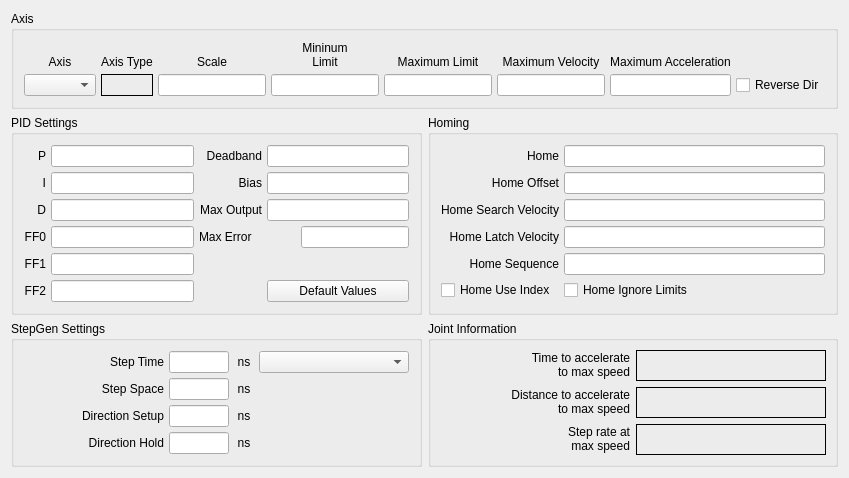
          <widget class="QWidget" name="joint1tab">
           <attribute name="title">
            <string>Joint 1</string>
           </attribute>
           <layout class="QGridLayout" name="gridLayout_10">
            <item row="0" column="0" colspan="2">
             <widget class="QGroupBox" name="jointAxisGroup_1">
              <property name="title">
               <string>Axis</string>
              </property>
              <layout class="QGridLayout" name="gridLayout_7">
               <property name="leftMargin">
                <number>10</number>
               </property>
               <property name="topMargin">
                <number>10</number>
               </property>
               <property name="rightMargin">
                <number>10</number>
               </property>
               <property name="bottomMargin">
                <number>10</number>
               </property>
               <property name="spacing">
                <number>5</number>
               </property>
               <item row="1" column="0">
                <widget class="QComboBox" name="axisCB_1"/>
               </item>
               <item row="0" column="6">
                <widget class="QLabel" name="label_75">
                 <property name="text">
                  <string>Maximum Acceleration</string>
                 </property>
                 <property name="alignment">
                  <set>Qt::AlignBottom|Qt::AlignHCenter</set>
                 </property>
                 <property name="wordWrap">
                  <bool>true</bool>
                 </property>
                </widget>
               </item>
               <item row="0" column="3">
                <widget class="QLabel" name="label_63">
                 <property name="text">
                  <string>&lt;html&gt;&lt;head/&gt;&lt;body&gt;&lt;p&gt;Mininum&lt;br/&gt;Limit&lt;/p&gt;&lt;/body&gt;&lt;/html&gt;</string>
                 </property>
                 <property name="alignment">
                  <set>Qt::AlignBottom|Qt::AlignHCenter</set>
                 </property>
                 <property name="wordWrap">
                  <bool>true</bool>
                 </property>
                </widget>
               </item>
               <item row="0" column="0">
                <widget class="QLabel" name="label_50">
                 <property name="text">
                  <string>Axis</string>
                 </property>
                 <property name="alignment">
                  <set>Qt::AlignBottom|Qt::AlignHCenter</set>
                 </property>
                </widget>
               </item>
               <item row="1" column="3">
                <widget class="QLineEdit" name="minLimit_1">
                 <property name="alignment">
                  <set>Qt::AlignRight|Qt::AlignTrailing|Qt::AlignVCenter</set>
                 </property>
                </widget>
               </item>
               <item row="1" column="4">
                <widget class="QLineEdit" name="maxLimit_1">
                 <property name="alignment">
                  <set>Qt::AlignRight|Qt::AlignTrailing|Qt::AlignVCenter</set>
                 </property>
                </widget>
               </item>
               <item row="0" column="4">
                <widget class="QLabel" name="label_68">
                 <property name="text">
                  <string>Maximum Limit</string>
                 </property>
                 <property name="textFormat">
                  <enum>Qt::AutoText</enum>
                 </property>
                 <property name="alignment">
                  <set>Qt::AlignBottom|Qt::AlignHCenter</set>
                 </property>
                 <property name="wordWrap">
                  <bool>true</bool>
                 </property>
                </widget>
               </item>
               <item row="0" column="5">
                <widget class="QLabel" name="label_74">
                 <property name="text">
                  <string>Maximum Velocity</string>
                 </property>
                 <property name="alignment">
                  <set>Qt::AlignBottom|Qt::AlignHCenter</set>
                 </property>
                 <property name="wordWrap">
                  <bool>true</bool>
                 </property>
                </widget>
               </item>
               <item row="1" column="5">
                <widget class="QLineEdit" name="maxVelocity_1">
                 <property name="alignment">
                  <set>Qt::AlignRight|Qt::AlignTrailing|Qt::AlignVCenter</set>
                 </property>
                </widget>
               </item>
               <item row="0" column="2">
                <widget class="QLabel" name="label_52">
                 <property name="text">
                  <string>Scale</string>
                 </property>
                 <property name="alignment">
                  <set>Qt::AlignBottom|Qt::AlignHCenter</set>
                 </property>
                </widget>
               </item>
               <item row="1" column="6">
                <widget class="QLineEdit" name="maxAccel_1">
                 <property name="alignment">
                  <set>Qt::AlignRight|Qt::AlignTrailing|Qt::AlignVCenter</set>
                 </property>
                </widget>
               </item>
               <item row="0" column="1">
                <widget class="QLabel" name="label_5">
                 <property name="text">
                  <string>Axis Type</string>
                 </property>
                 <property name="alignment">
                  <set>Qt::AlignBottom|Qt::AlignLeading|Qt::AlignLeft</set>
                 </property>
                </widget>
               </item>
               <item row="1" column="1">
                <widget class="QLabel" name="axisType_1">
                 <property name="frameShape">
                  <enum>QFrame::Box</enum>
                 </property>
                 <property name="text">
                  <string/>
                 </property>
                </widget>
               </item>
               <item row="1" column="2">
                <widget class="QLineEdit" name="scale_1"/>
               </item>
               <item row="1" column="7">
                <widget class="QCheckBox" name="reverse_1">
                 <property name="text">
                  <string>Reverse Dir</string>
                 </property>
                </widget>
               </item>
              </layout>
             </widget>
            </item>
            <item row="1" column="0">
             <widget class="QGroupBox" name="groupBox_7">
              <property name="title">
               <string>PID Settings</string>
              </property>
              <layout class="QGridLayout" name="gridLayout_8">
               <property name="leftMargin">
                <number>10</number>
               </property>
               <property name="topMargin">
                <number>10</number>
               </property>
               <property name="rightMargin">
                <number>10</number>
               </property>
               <property name="bottomMargin">
                <number>10</number>
               </property>
               <property name="spacing">
                <number>5</number>
               </property>
               <item row="0" column="0">
                <widget class="QLabel" name="label_224">
                 <property name="text">
                  <string>P</string>
                 </property>
                 <property name="alignment">
                  <set>Qt::AlignRight|Qt::AlignTrailing|Qt::AlignVCenter</set>
                 </property>
                </widget>
               </item>
               <item row="0" column="1">
                <widget class="QLineEdit" name="p_1">
                 <property name="text">
                  <string/>
                 </property>
                 <property name="alignment">
                  <set>Qt::AlignRight|Qt::AlignTrailing|Qt::AlignVCenter</set>
                 </property>
                </widget>
               </item>
               <item row="0" column="2">
                <widget class="QLabel" name="label_225">
                 <property name="text">
                  <string>Deadband</string>
                 </property>
                 <property name="alignment">
                  <set>Qt::AlignRight|Qt::AlignTrailing|Qt::AlignVCenter</set>
                 </property>
                </widget>
               </item>
               <item row="0" column="3">
                <widget class="QLineEdit" name="deadband_1">
                 <property name="text">
                  <string/>
                 </property>
                 <property name="alignment">
                  <set>Qt::AlignRight|Qt::AlignTrailing|Qt::AlignVCenter</set>
                 </property>
                </widget>
               </item>
               <item row="1" column="0">
                <widget class="QLabel" name="label_226">
                 <property name="text">
                  <string>I</string>
                 </property>
                 <property name="alignment">
                  <set>Qt::AlignRight|Qt::AlignTrailing|Qt::AlignVCenter</set>
                 </property>
                </widget>
               </item>
               <item row="1" column="1">
                <widget class="QLineEdit" name="i_1">
                 <property name="text">
                  <string/>
                 </property>
                 <property name="alignment">
                  <set>Qt::AlignRight|Qt::AlignTrailing|Qt::AlignVCenter</set>
                 </property>
                </widget>
               </item>
               <item row="1" column="2">
                <widget class="QLabel" name="label_227">
                 <property name="text">
                  <string>Bias</string>
                 </property>
                 <property name="alignment">
                  <set>Qt::AlignRight|Qt::AlignTrailing|Qt::AlignVCenter</set>
                 </property>
                </widget>
               </item>
               <item row="1" column="3">
                <widget class="QLineEdit" name="bias_1">
                 <property name="text">
                  <string/>
                 </property>
                 <property name="alignment">
                  <set>Qt::AlignRight|Qt::AlignTrailing|Qt::AlignVCenter</set>
                 </property>
                </widget>
               </item>
               <item row="2" column="0">
                <widget class="QLabel" name="label_228">
                 <property name="text">
                  <string>D</string>
                 </property>
                 <property name="alignment">
                  <set>Qt::AlignRight|Qt::AlignTrailing|Qt::AlignVCenter</set>
                 </property>
                </widget>
               </item>
               <item row="2" column="1">
                <widget class="QLineEdit" name="d_1">
                 <property name="text">
                  <string/>
                 </property>
                 <property name="alignment">
                  <set>Qt::AlignRight|Qt::AlignTrailing|Qt::AlignVCenter</set>
                 </property>
                </widget>
               </item>
               <item row="2" column="2">
                <widget class="QLabel" name="label_229">
                 <property name="text">
                  <string>Max Output</string>
                 </property>
                 <property name="alignment">
                  <set>Qt::AlignRight|Qt::AlignTrailing|Qt::AlignVCenter</set>
                 </property>
                </widget>
               </item>
               <item row="2" column="3">
                <widget class="QLineEdit" name="maxOutput_1">
                 <property name="text">
                  <string/>
                 </property>
                 <property name="alignment">
                  <set>Qt::AlignRight|Qt::AlignTrailing|Qt::AlignVCenter</set>
                 </property>
                </widget>
               </item>
               <item row="3" column="0">
                <widget class="QLabel" name="label_230">
                 <property name="text">
                  <string>FF0</string>
                 </property>
                 <property name="alignment">
                  <set>Qt::AlignRight|Qt::AlignTrailing|Qt::AlignVCenter</set>
                 </property>
                </widget>
               </item>
               <item row="3" column="1">
                <widget class="QLineEdit" name="ff0_1">
                 <property name="text">
                  <string/>
                 </property>
                 <property name="alignment">
                  <set>Qt::AlignRight|Qt::AlignTrailing|Qt::AlignVCenter</set>
                 </property>
                </widget>
               </item>
               <item row="4" column="0">
                <widget class="QLabel" name="label_232">
                 <property name="text">
                  <string>FF1</string>
                 </property>
                 <property name="alignment">
                  <set>Qt::AlignRight|Qt::AlignTrailing|Qt::AlignVCenter</set>
                 </property>
                </widget>
               </item>
               <item row="4" column="1">
                <widget class="QLineEdit" name="ff1_1">
                 <property name="text">
                  <string/>
                 </property>
                 <property name="alignment">
                  <set>Qt::AlignRight|Qt::AlignTrailing|Qt::AlignVCenter</set>
                 </property>
                </widget>
               </item>
               <item row="5" column="0">
                <widget class="QLabel" name="label_233">
                 <property name="text">
                  <string>FF2</string>
                 </property>
                 <property name="alignment">
                  <set>Qt::AlignRight|Qt::AlignTrailing|Qt::AlignVCenter</set>
                 </property>
                </widget>
               </item>
               <item row="5" column="1">
                <widget class="QLineEdit" name="ff2_1">
                 <property name="text">
                  <string/>
                 </property>
                 <property name="alignment">
                  <set>Qt::AlignRight|Qt::AlignTrailing|Qt::AlignVCenter</set>
                 </property>
                </widget>
               </item>
               <item row="5" column="3">
                <widget class="QPushButton" name="pidDefault_1">
                 <property name="text">
                  <string>Default Values</string>
                 </property>
                </widget>
               </item>
               <item row="3" column="2">
                <widget class="QLabel" name="label_184">
                 <property name="text">
                  <string>Max Error</string>
                 </property>
                </widget>
               </item>
               <item row="3" column="3" alignment="Qt::AlignRight">
                <widget class="QLineEdit" name="maxError_1"/>
               </item>
              </layout>
             </widget>
            </item>
            <item row="1" column="1">
             <widget class="QGroupBox" name="groupBox_5">
              <property name="title">
               <string>Homing</string>
              </property>
              <layout class="QGridLayout" name="gridLayout_6">
               <property name="leftMargin">
                <number>10</number>
               </property>
               <property name="topMargin">
                <number>10</number>
               </property>
               <property name="rightMargin">
                <number>10</number>
               </property>
               <property name="bottomMargin">
                <number>10</number>
               </property>
               <property name="spacing">
                <number>5</number>
               </property>
               <item row="0" column="1">
                <widget class="QLineEdit" name="home_1">
                 <property name="toolTip">
                  <string>&lt;html&gt;&lt;head/&gt;&lt;body&gt;&lt;p&gt;Home is usually set to 0&lt;/p&gt;&lt;/body&gt;&lt;/html&gt;</string>
                 </property>
                 <property name="alignment">
                  <set>Qt::AlignRight|Qt::AlignTrailing|Qt::AlignVCenter</set>
                 </property>
                </widget>
               </item>
               <item row="0" column="0">
                <widget class="QLabel" name="label_86">
                 <property name="text">
                  <string>Home</string>
                 </property>
                 <property name="alignment">
                  <set>Qt::AlignRight|Qt::AlignTrailing|Qt::AlignVCenter</set>
                 </property>
                </widget>
               </item>
               <item row="1" column="0">
                <widget class="QLabel" name="label_87">
                 <property name="text">
                  <string>Home Offset</string>
                 </property>
                 <property name="alignment">
                  <set>Qt::AlignRight|Qt::AlignTrailing|Qt::AlignVCenter</set>
                 </property>
                </widget>
               </item>
               <item row="1" column="1">
                <widget class="QLineEdit" name="homeOffset_1">
                 <property name="toolTip">
                  <string>&lt;html&gt;&lt;head/&gt;&lt;body&gt;&lt;p&gt;Home Offset can be used to back off of the home switch&lt;/p&gt;&lt;/body&gt;&lt;/html&gt;</string>
                 </property>
                 <property name="alignment">
                  <set>Qt::AlignRight|Qt::AlignTrailing|Qt::AlignVCenter</set>
                 </property>
                </widget>
               </item>
               <item row="2" column="1">
                <widget class="QLineEdit" name="homeSearchVel_1">
                 <property name="toolTip">
                  <string>&lt;html&gt;&lt;head/&gt;&lt;body&gt;&lt;p&gt;Search Velocity is in units per second&lt;/p&gt;&lt;/body&gt;&lt;/html&gt;</string>
                 </property>
                 <property name="alignment">
                  <set>Qt::AlignRight|Qt::AlignTrailing|Qt::AlignVCenter</set>
                 </property>
                </widget>
               </item>
               <item row="2" column="0">
                <widget class="QLabel" name="label_88">
                 <property name="text">
                  <string>Home Search Velocity</string>
                 </property>
                 <property name="alignment">
                  <set>Qt::AlignRight|Qt::AlignTrailing|Qt::AlignVCenter</set>
                 </property>
                </widget>
               </item>
               <item row="3" column="0">
                <widget class="QLabel" name="label_89">
                 <property name="text">
                  <string>Home Latch Velocity</string>
                 </property>
                 <property name="alignment">
                  <set>Qt::AlignRight|Qt::AlignTrailing|Qt::AlignVCenter</set>
                 </property>
                </widget>
               </item>
               <item row="3" column="1">
                <widget class="QLineEdit" name="homeLatchVel_1">
                 <property name="toolTip">
                  <string>&lt;html&gt;&lt;head/&gt;&lt;body&gt;&lt;p&gt;Latch Velocity is in user units per second&lt;br/&gt;usually set slower than Search Velocity&lt;/p&gt;&lt;/body&gt;&lt;/html&gt;</string>
                 </property>
                 <property name="alignment">
                  <set>Qt::AlignRight|Qt::AlignTrailing|Qt::AlignVCenter</set>
                 </property>
                </widget>
               </item>
               <item row="5" column="0">
                <widget class="QCheckBox" name="homeUseIndex_1">
                 <property name="text">
                  <string>Home Use Index</string>
                 </property>
                </widget>
               </item>
               <item row="5" column="1">
                <widget class="QCheckBox" name="homeIgnoreLimits_1">
                 <property name="text">
                  <string>Home Ignore Limits</string>
                 </property>
                </widget>
               </item>
               <item row="4" column="1">
                <widget class="QLineEdit" name="homeSequence_1">
                 <property name="toolTip">
                  <string>&lt;html&gt;&lt;head/&gt;&lt;body&gt;&lt;p&gt;Home sequences start at 0 and do not skip a number.&lt;/p&gt;&lt;p&gt;Multiple joint axis use a negative number.&lt;/p&gt;&lt;p&gt;Leave blank to home the joint manually.&lt;/p&gt;&lt;/body&gt;&lt;/html&gt;</string>
                 </property>
                </widget>
               </item>
               <item row="4" column="0">
                <widget class="QLabel" name="label_39">
                 <property name="text">
                  <string>Home Sequence</string>
                 </property>
                 <property name="alignment">
                  <set>Qt::AlignRight|Qt::AlignTrailing|Qt::AlignVCenter</set>
                 </property>
                </widget>
               </item>
              </layout>
             </widget>
            </item>
            <item row="2" column="0">
             <widget class="QGroupBox" name="groupBox_8">
              <property name="title">
               <string>StepGen Settings</string>
              </property>
              <layout class="QGridLayout" name="gridLayout_9">
               <property name="leftMargin">
                <number>10</number>
               </property>
               <property name="topMargin">
                <number>10</number>
               </property>
               <property name="rightMargin">
                <number>10</number>
               </property>
               <property name="bottomMargin">
                <number>10</number>
               </property>
               <property name="spacing">
                <number>5</number>
               </property>
               <item row="0" column="1">
                <widget class="QLineEdit" name="stepTime_1">
                 <property name="maximumSize">
                  <size>
                   <width>60</width>
                   <height>16777215</height>
                  </size>
                 </property>
                 <property name="inputMask">
                  <string/>
                 </property>
                 <property name="text">
                  <string/>
                 </property>
                 <property name="alignment">
                  <set>Qt::AlignRight|Qt::AlignTrailing|Qt::AlignVCenter</set>
                 </property>
                </widget>
               </item>
               <item row="0" column="0">
                <widget class="QLabel" name="label_103">
                 <property name="text">
                  <string>Step Time</string>
                 </property>
                 <property name="alignment">
                  <set>Qt::AlignRight|Qt::AlignTrailing|Qt::AlignVCenter</set>
                 </property>
                </widget>
               </item>
               <item row="0" column="2">
                <widget class="QLabel" name="label_111">
                 <property name="minimumSize">
                  <size>
                   <width>20</width>
                   <height>0</height>
                  </size>
                 </property>
                 <property name="maximumSize">
                  <size>
                   <width>20</width>
                   <height>16777215</height>
                  </size>
                 </property>
                 <property name="text">
                  <string>ns</string>
                 </property>
                 <property name="alignment">
                  <set>Qt::AlignCenter</set>
                 </property>
                </widget>
               </item>
               <item row="1" column="0">
                <widget class="QLabel" name="label_112">
                 <property name="text">
                  <string>Step Space</string>
                 </property>
                 <property name="alignment">
                  <set>Qt::AlignRight|Qt::AlignTrailing|Qt::AlignVCenter</set>
                 </property>
                </widget>
               </item>
               <item row="1" column="1">
                <widget class="QLineEdit" name="stepSpace_1">
                 <property name="maximumSize">
                  <size>
                   <width>60</width>
                   <height>16777215</height>
                  </size>
                 </property>
                 <property name="text">
                  <string/>
                 </property>
                 <property name="alignment">
                  <set>Qt::AlignRight|Qt::AlignTrailing|Qt::AlignVCenter</set>
                 </property>
                </widget>
               </item>
               <item row="1" column="2">
                <widget class="QLabel" name="label_113">
                 <property name="minimumSize">
                  <size>
                   <width>20</width>
                   <height>0</height>
                  </size>
                 </property>
                 <property name="maximumSize">
                  <size>
                   <width>20</width>
                   <height>16777215</height>
                  </size>
                 </property>
                 <property name="text">
                  <string>ns</string>
                 </property>
                 <property name="alignment">
                  <set>Qt::AlignCenter</set>
                 </property>
                </widget>
               </item>
               <item row="2" column="0">
                <widget class="QLabel" name="label_114">
                 <property name="text">
                  <string>Direction Setup</string>
                 </property>
                 <property name="alignment">
                  <set>Qt::AlignRight|Qt::AlignTrailing|Qt::AlignVCenter</set>
                 </property>
                </widget>
               </item>
               <item row="2" column="1">
                <widget class="QLineEdit" name="dirSetup_1">
                 <property name="maximumSize">
                  <size>
                   <width>60</width>
                   <height>16777215</height>
                  </size>
                 </property>
                 <property name="text">
                  <string/>
                 </property>
                 <property name="alignment">
                  <set>Qt::AlignRight|Qt::AlignTrailing|Qt::AlignVCenter</set>
                 </property>
                </widget>
               </item>
               <item row="2" column="2">
                <widget class="QLabel" name="label_115">
                 <property name="minimumSize">
                  <size>
                   <width>20</width>
                   <height>0</height>
                  </size>
                 </property>
                 <property name="maximumSize">
                  <size>
                   <width>20</width>
                   <height>16777215</height>
                  </size>
                 </property>
                 <property name="text">
                  <string>ns</string>
                 </property>
                 <property name="alignment">
                  <set>Qt::AlignCenter</set>
                 </property>
                </widget>
               </item>
               <item row="3" column="0">
                <widget class="QLabel" name="label_116">
                 <property name="text">
                  <string>Direction Hold</string>
                 </property>
                 <property name="alignment">
                  <set>Qt::AlignRight|Qt::AlignTrailing|Qt::AlignVCenter</set>
                 </property>
                </widget>
               </item>
               <item row="3" column="1">
                <widget class="QLineEdit" name="dirHold_1">
                 <property name="maximumSize">
                  <size>
                   <width>60</width>
                   <height>16777215</height>
                  </size>
                 </property>
                 <property name="text">
                  <string/>
                 </property>
                 <property name="alignment">
                  <set>Qt::AlignRight|Qt::AlignTrailing|Qt::AlignVCenter</set>
                 </property>
                </widget>
               </item>
               <item row="3" column="2">
                <widget class="QLabel" name="label_117">
                 <property name="minimumSize">
                  <size>
                   <width>20</width>
                   <height>0</height>
                  </size>
                 </property>
                 <property name="maximumSize">
                  <size>
                   <width>20</width>
                   <height>16777215</height>
                  </size>
                 </property>
                 <property name="text">
                  <string>ns</string>
                 </property>
                 <property name="alignment">
                  <set>Qt::AlignCenter</set>
                 </property>
                </widget>
               </item>
               <item row="0" column="3">
                <widget class="QComboBox" name="driveCB_1">
                 <property name="minimumSize">
                  <size>
                   <width>150</width>
                   <height>0</height>
                  </size>
                 </property>
                </widget>
               </item>
              </layout>
             </widget>
            </item>
            <item row="2" column="1">
             <widget class="QGroupBox" name="gridGroupBox">
              <property name="title">
               <string>Joint Information</string>
              </property>
              <layout class="QGridLayout" name="gridLayout_33">
               <item row="0" column="0" alignment="Qt::AlignRight">
                <widget class="QLabel" name="label_189">
                 <property name="text">
                  <string>&lt;html&gt;&lt;head/&gt;&lt;body&gt;&lt;p align=&quot;right&quot;&gt;Time to accelerate&lt;br/&gt;to max speed&lt;/p&gt;&lt;/body&gt;&lt;/html&gt;</string>
                 </property>
                </widget>
               </item>
               <item row="2" column="0" alignment="Qt::AlignRight">
                <widget class="QLabel" name="label_191">
                 <property name="text">
                  <string>&lt;html&gt;&lt;head/&gt;&lt;body&gt;&lt;p align=&quot;right&quot;&gt;Step rate at&lt;br/&gt;max speed&lt;/p&gt;&lt;/body&gt;&lt;/html&gt;</string>
                 </property>
                </widget>
               </item>
               <item row="1" column="0" alignment="Qt::AlignRight">
                <widget class="QLabel" name="label_190">
                 <property name="text">
                  <string>&lt;html&gt;&lt;head/&gt;&lt;body&gt;&lt;p align=&quot;right&quot;&gt;Distance to accelerate&lt;br/&gt;to max speed&lt;/p&gt;&lt;/body&gt;&lt;/html&gt;</string>
                 </property>
                </widget>
               </item>
               <item row="0" column="1">
                <widget class="QLabel" name="timeJoint_1">
                 <property name="frameShape">
                  <enum>QFrame::Box</enum>
                 </property>
                 <property name="text">
                  <string/>
                 </property>
                </widget>
               </item>
               <item row="1" column="1">
                <widget class="QLabel" name="distanceJoint_1">
                 <property name="frameShape">
                  <enum>QFrame::Box</enum>
                 </property>
                 <property name="text">
                  <string/>
                 </property>
                </widget>
               </item>
               <item row="2" column="1">
                <widget class="QLabel" name="stepRateJoint_1">
                 <property name="frameShape">
                  <enum>QFrame::Box</enum>
                 </property>
                 <property name="text">
                  <string/>
                 </property>
                </widget>
               </item>
              </layout>
             </widget>
            </item>
           </layout>
          </widget>
